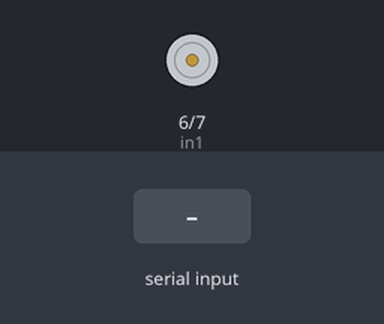
Recording of a sketch running on a simulated Arduino Uno, built with avr-gcc and run on an emulated ATmega328P. Parts: motor-driver pin pairs drawn as motors (green arrow = first pin HIGH = forward, orange = second pin HIGH = backward, longer = more drive). The inputs (shaded band) are chosen by the test bench. What the sketch prints to the serial monitor is not drawn.

Above: at 1.2 s.
1.3 s: "90,45\n" received over Serial
2.9 s: "5\n" received over Serial
Timing chart, 0 to 5.9 s (numbered marks = the images above; inputs shaded):
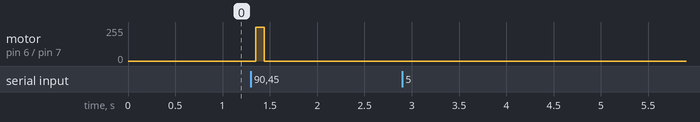

Measured:
- after the input at 1.3 s, motor on pin 6 (in1) / pin 7 (in2): stopped → forward 255/255 after 0.05 s, → stopped 0.09 s later

The sketch:

pumptester.ino
```cpp
#define in1 6
#define in2 7
int rotDirection = 0;
int pressed = false;

void setup() {
  pinMode(in1, OUTPUT);
  pinMode(in2, OUTPUT);
  Serial.begin(115200);
}

void loop() {
  Serial.setTimeout(50);
  String time = Serial.readString();
  if (time != NULL) {
    Serial.println("Running motor for " + time + " milliseconds");
    digitalWrite(in1, HIGH);
    delay(time.toInt());
    digitalWrite(in1, LOW);
  }
}
```
